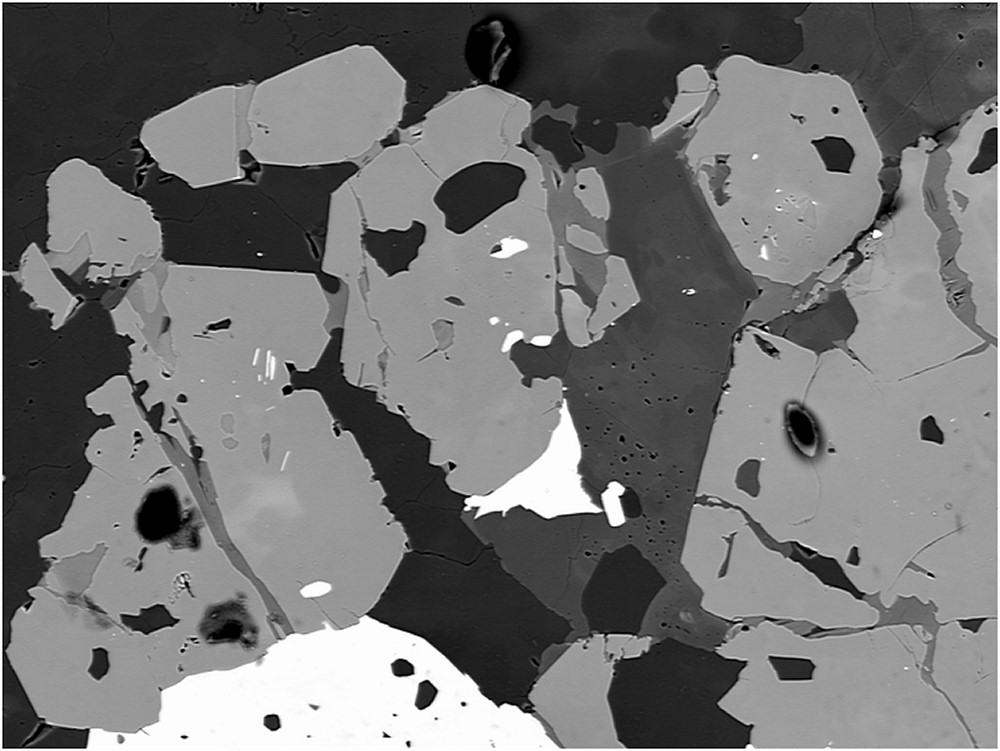
#> input picture BSE_Image.jpg, 1000 x 751 px
$ python 'Image filters using discrete Fourier transform(DFT).py'
#> lines starting #> are read from the running program, lines starting #| are printed output that depends on the picture
# -*- coding: utf-8 -*-
"""
Created on Thu Jul 15 09:46:42 2021

@author: abc
"""

import cv2
from matplotlib import pyplot as plt
import numpy as np

#read our image
img = cv2.imread("BSE_Image.jpg", 0)
#> img is the input picture: shape (751, 1000); min 0, max 255, mean 115.2

#define discreate fourier transform
dft = cv2.dft(np.float32(img), flags=cv2.DFT_COMPLEX_OUTPUT)

#shift this dft from corner to the center
dft_shift = np.fft.fftshift(dft)

#define magnitude spretrum
magnitude_spectrum = 20 * np.log(cv2.magnitude(dft_shift[:, :, 0], dft_shift[: ,:, 1]))
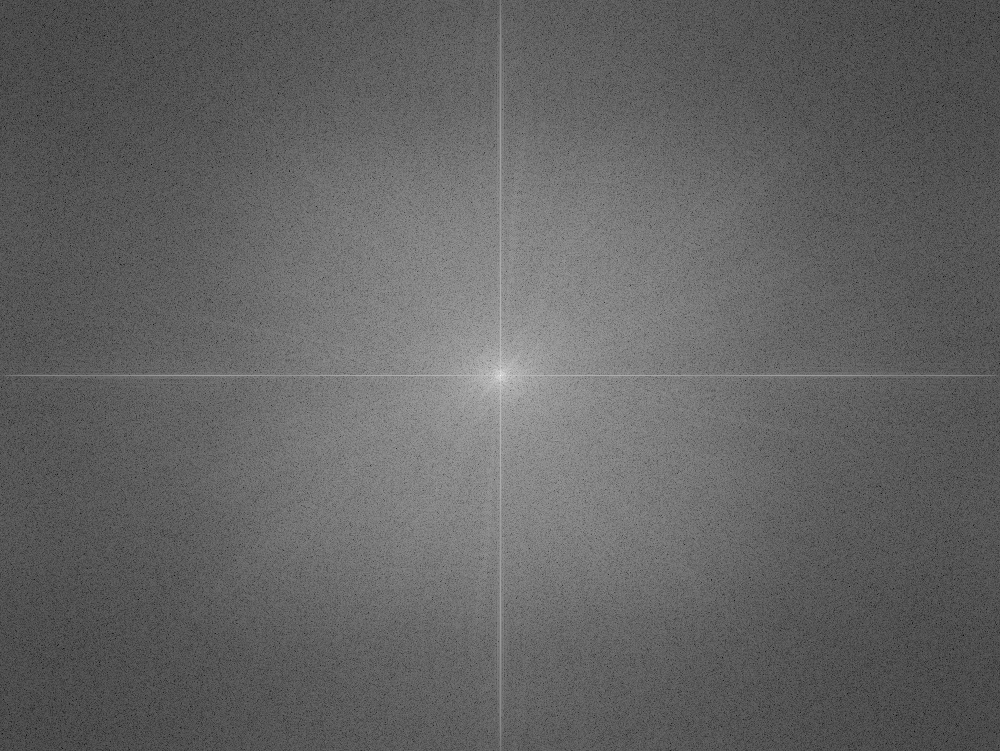
#> magnitude_spectrum: shape (751, 1000) float32; min 19.33, max 365.5, mean 155; drawn with min black and max white

#Define HIGH PASS FILTER (HPF)
rows, cols = img.shape
#> rows = 751; cols = 1000
crow, ccol = int(rows / 2), int(cols / 2)
#> crow = 375; ccol = 500

mask = np.ones((rows, cols, 2), np.uint8)
r = 80
center = [crow, ccol]
#> center = [375, 500]
x, y = np.ogrid[:rows, :cols]
#> x = 751 values from 0 to 750
mask_area = (x - center[0]) ** 2 + (y - center[1]) ** 2 <= r*r
mask[mask_area] = 0

#Apply mask
fshift = dft_shift * mask

#define magnitude into fshift image after appying mask
fshift_mask_mag = 2000 * np.log(cv2.magnitude(fshift[:,:,0], fshift[:,:,1]))
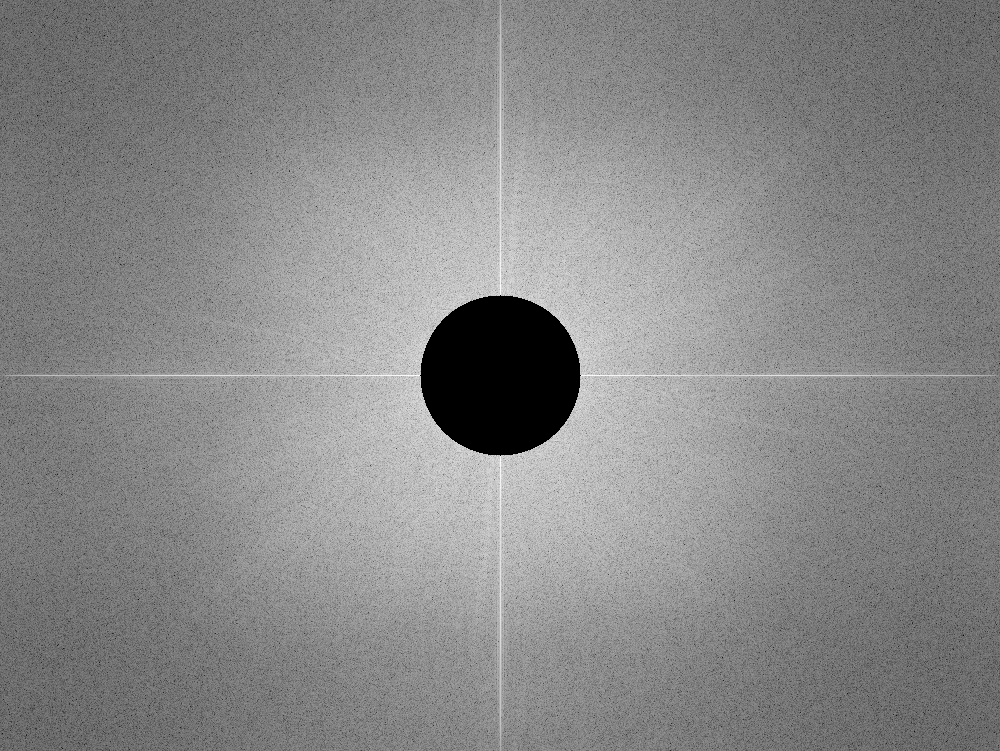
#> fshift_mask_mag: shape (751, 1000) float32; 2.67% of the values are NaN or infinite; the others: min 1933.4, max 26325.8, mean 15309.9; drawn with min black, max white, NaN and infinite black

#Let's unshift the image ( back from center to corner )
f_ishift = np.fft.ifftshift(fshift)

#Let's inverse discreate fourier transform (idft)
img_back = cv2.idft(f_ishift)

#calculating magnitude of inverse dicreate fourier transform (idft)
img_back = cv2.magnitude(img_back[:,:,0], img_back[:,:,1])
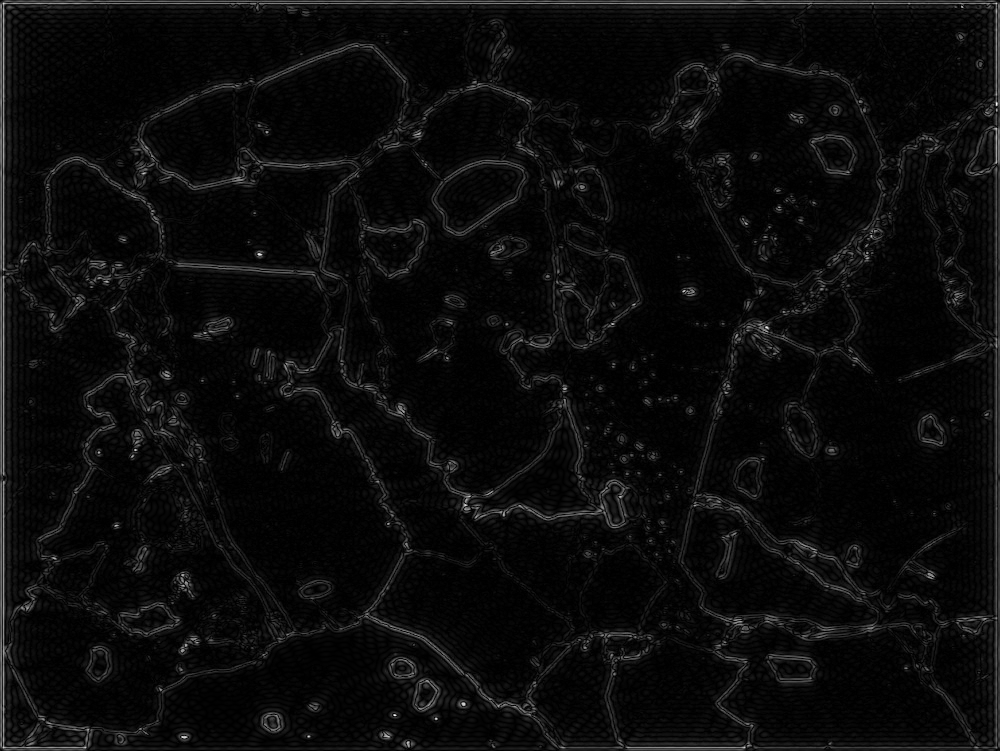
#> img_back: shape (751, 1000) float32; min 5.86, max 140145056, mean 6368929; drawn with min black and max white


#Let's visualize above things
fig = plt.figure(figsize=(12,12))
ax1 = fig.add_subplot(2,2,1)
ax1.imshow(img, cmap="gray")
ax1.title.set_text('Input Image')
ax2 = fig.add_subplot(2,2,2)
ax2.imshow(magnitude_spectrum, cmap="gray")
ax2.title.set_text("FFT of image")
ax3 = fig.add_subplot(2,2,3)
ax3.imshow(fshift_mask_mag, cmap="gray")
ax3.title.set_text('FFT + Mask')
ax4 = fig.add_subplot(2,2,4)
ax4.imshow(img_back, cmap="gray")
ax4.title.set_text('After inverse FFT')
plt.show()
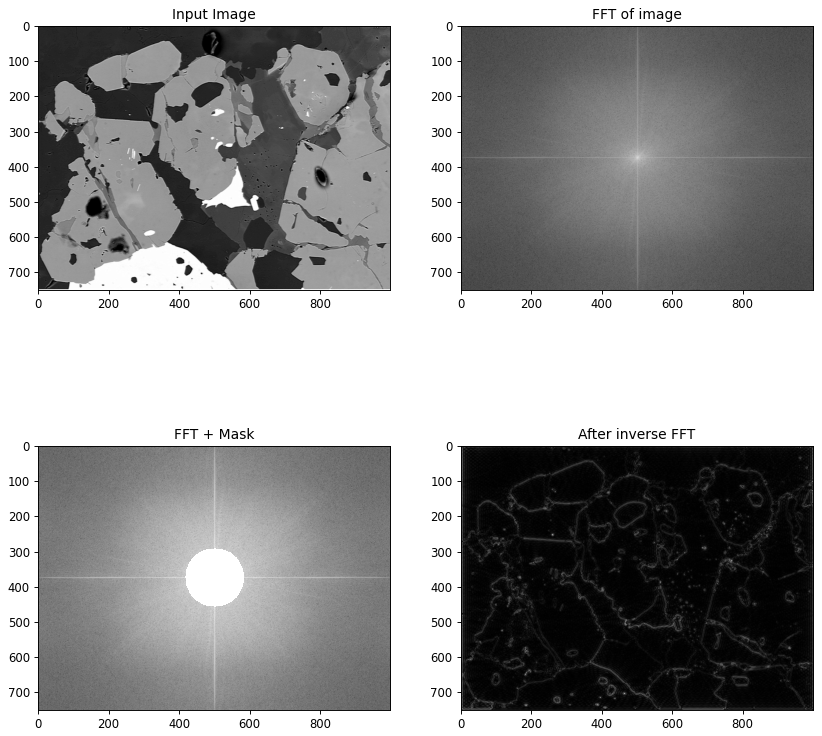
#> figure drawn by matplotlib, 4 panels
